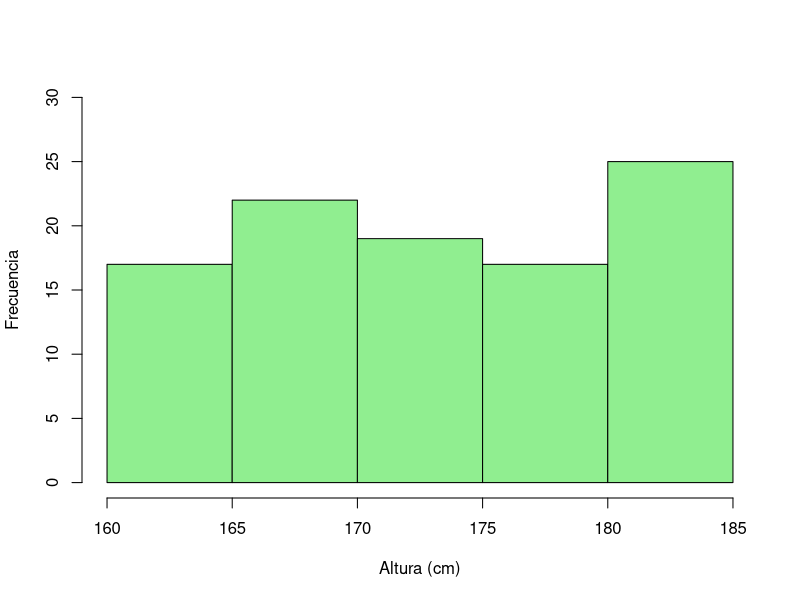
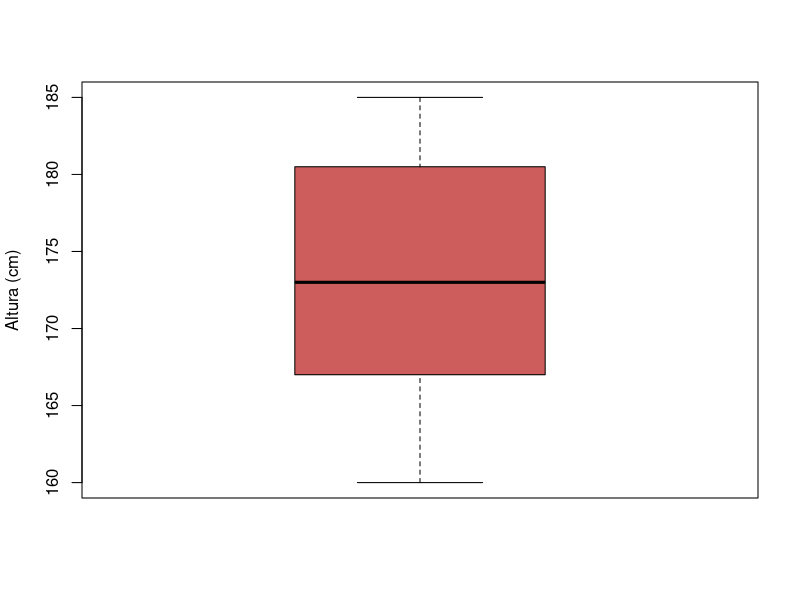

Reproduce these figures in R, in order.
# 23/02/2026
# MAGT


# Ingresar datos en R -----------------------------------------------------

altura <- c(156, 187, 178, 168, 167, 173, 175)

set.seed(123)
altura <- sample(x=160:185, size = 100, replace = TRUE)
mean(altura)
var(altura)

hist(altura, 
     col= "lightgreen",
     xlab = "Altura (cm)",
     ylab = "Frecuencia",
     main = "",
     ylim = c(0,30))

boxplot(altura,
     col = "indianred",
     ylab = "Altura (cm)")


shapiro.test(altura)

